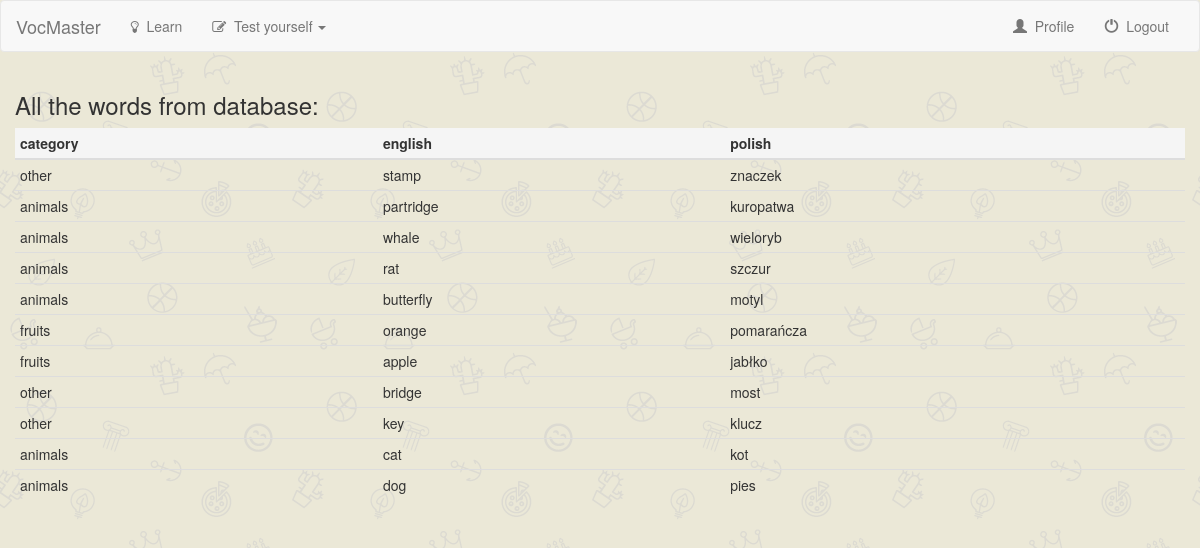
The page /json/words/ (signed in) on the database its author committed.
### vocabulary/models.py (models this page shows, shortened)
class Word(models.Model):
    english = models.CharField(max_length=40)
    polish = models.CharField(max_length=60)
    category = models.ForeignKey(Category, on_delete=models.CASCADE)
    description = models.CharField(max_length=300, default='')

class Category(models.Model):
    category = models.CharField(max_length=30, unique=True)
    picture = models.CharField(max_length=500, default='')
    slug = models.SlugField(max_length=30, unique=True)
    def __str__(self):
        return self.category

### vocabulary/views.py (the view)
# urls.py: url(r'^json/words/', views.json_words, name='json_words'),
def json_words(request):
    if not request.user.is_authenticated():
        return redirect('vocabulary:index')
    else:
        if request.is_ajax():
            command = request.GET['Command']
            if command == 'all':
                my_data = Word.objects.all()
            else:
                category_id = Category.objects.get(category=command).id
                my_data = Word.objects.filter(category=category_id)
            total_num = my_data.count()
            data = js.dumps({'words': [{'eng': elem.english, 'pol': elem.polish, 'desc': elem.description} for elem in my_data]})
            context = {'all_data': data, 'counter': total_num}
            return JsonResponse(context, safe=False)
        else:
            my_data = Word.objects.all()
            my_data = list(reversed(my_data))
            count = len(my_data)
            return render(request, 'vocabulary/json_words.html', {'current_data': my_data, 'count': count})

### vocabulary/templates/vocabulary/json_words.html (shortened to what this page needs)
{% extends 'vocabulary/base.html' %}
{% block body %}
    <div class="container-fluid">
    {% if current_data %}
        <h3>All the words from database:</h3>
        <table class="table table-condensed table-hover">
            <thead>
            <tr class="active">
                <th>category</th>
                <th>english</th>
                <th>polish</th>
            </tr>
            </thead>
            <tbody>
            {% for data in current_data %}
                <tr>
                    <td>{{ data.category }}</td>
                    <td>{{ data.english }}</td>
                    <td>{{ data.polish }}</td>
                </tr>
            {% endfor %}
            </tbody>
        </table>
    {% else %}
        <h3> No data! </h3>
    {% endif %}
{% endblock body %}

### vocabulary/static/vocabulary/style.css (style rules this page uses)
body { background-image: url('/static/vocabulary/pictures/giftly_background.png'); }

### rows shown on the page
Word: category "other", english "stamp", polish "znaczek"
Word: category "animals", english "partridge", polish "kuropatwa"
Word: category "animals", english "whale", polish "wieloryb"
Word: category "animals", english "rat", polish "szczur"
Word: category "animals", english "butterfly", polish "motyl"
Word: category "fruits", english "orange", polish "pomarańcza"
Word: category "fruits", english "apple", polish "jabłko"
Word: category "other", english "bridge", polish "most"
Word: category "other", english "key", polish "klucz"
Word: category "animals", english "cat", polish "kot"
Word: category "animals", english "dog", polish "pies"
